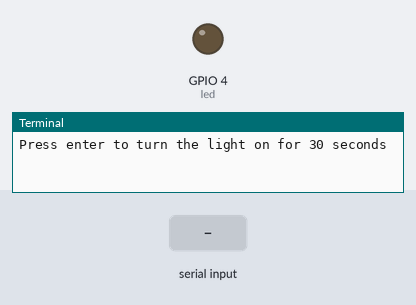
Recording of a program running on a simulated Raspberry Pi (BCM pin numbers). Shown: output pins drawn as LEDs (lit = HIGH), the last lines printed to the terminal. The inputs (shaded band) are chosen by the test bench.

Above: at 1.2 s.
1.3 s: "5" typed at the terminal, then Enter
At 2.3 s:
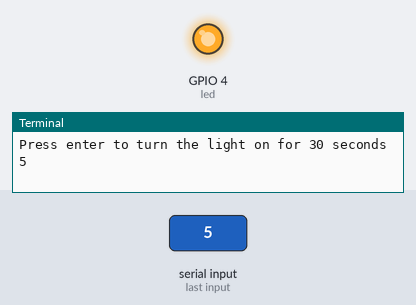
Timing chart, 0 to 32.8 s (numbered marks = the images above; inputs shaded):
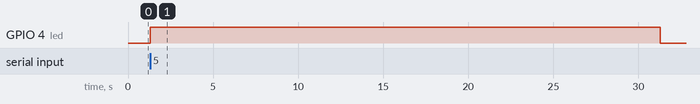

Measured:
- after the input at 1.3 s, GPIO 4 (led): LOW → HIGH at once, → LOW 30.0 s later

The program:

ledtimer2.py
```python
#!/usr/bin/python3
from gpiozero import LED
from time import sleep
import sys

# Time to keep the light on in seconds
DEFAULT_DELAY = 30

# GPIO port numbers for the LED
LED_PIN = 4

if len(sys.argv) > 1:
    try:
        delay = int (sys.argv[1])
    except:
        print ("Invalid argument. The argument must be a number.")
        exit (0)

    if delay < 1 :
        print ("Invalid number. The argument must be a positive number.")
        exit (0)
else:
    delay = DEFAULT_DELAY

led = LED(LED_PIN)

while True:
    input_text = input("Press enter to turn the light on for "+str(delay)+" seconds")
    if input_text == "q":
        exit(0)
    led.on()
    sleep(delay)
    led.off()
```
